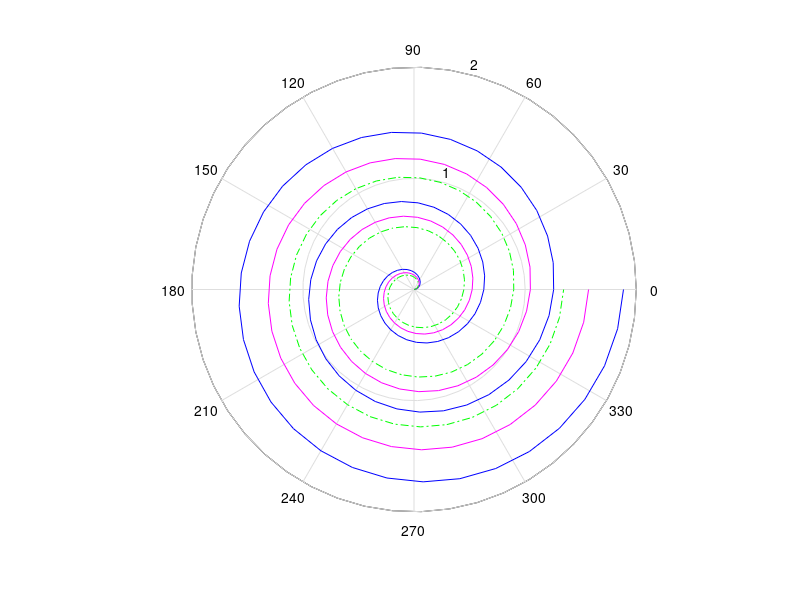

MATLAB code to generate this figure:
theta = linspace(0, 6*pi);
rho1 = theta/10;
polar(theta, rho1, "b-");

rho2 = theta/12;
hold on;
polar(theta, rho2, "m- -");
hold off;

rho3 = theta/14;
hold on;
polar(theta, rho3, "g-.");
hold off;